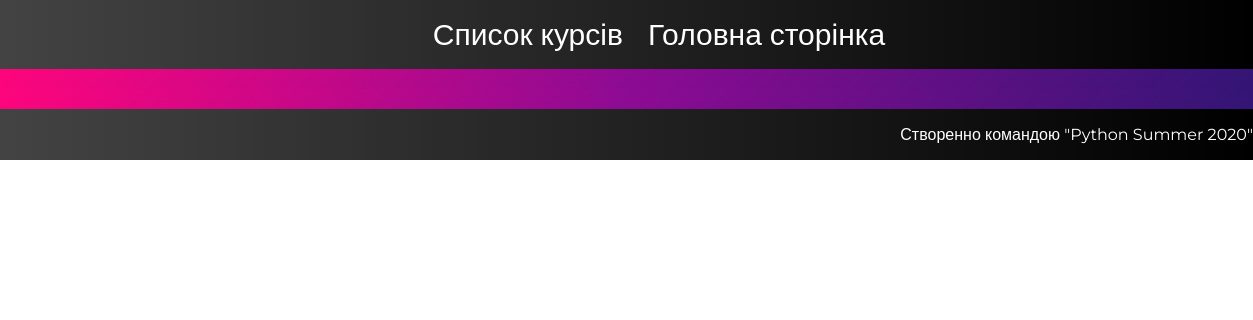
The page /course/list on the database as committed earlier.
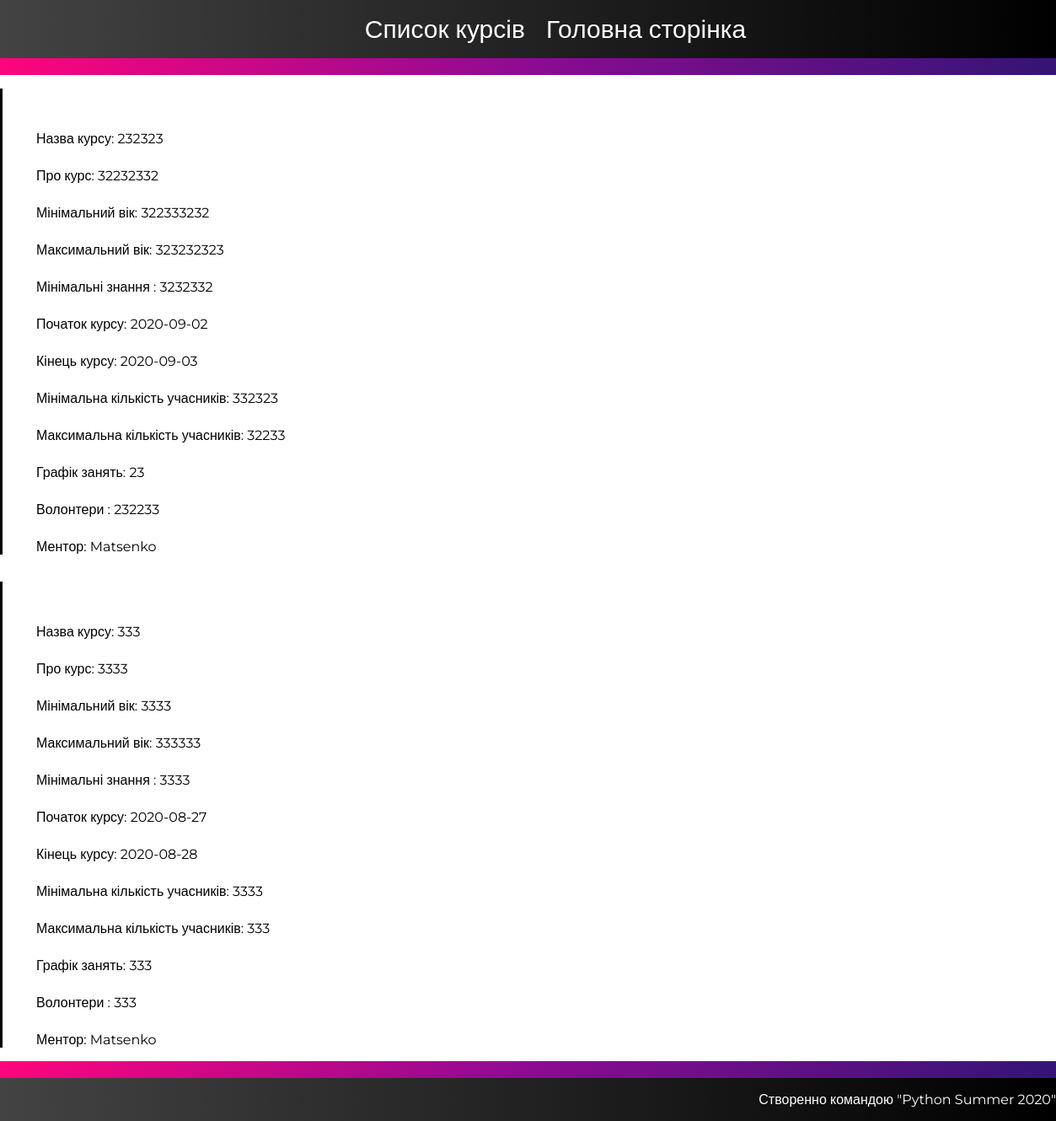
The same page on the database as committed later.
### tables this page shows
CREATE TABLE course (
    author_id INTEGER NOT NULL,
    id  INTEGER  PRIMARY KEY,  
    name TEXT NOT NULL, 
    start_date DATE NOT NULL,
    descr TEXT NOT NULL,
    students_id TEXT ,
    volunteers  TEXT NOT NULL,
    min_age INTEGER NOT NULL,
    max_age INTEGER NOT NULL,
    end_date DATE NOT NULL,
    min_people INTEGER NOT NULL,
    max_people INTEGER NOT NULL,
    schedule TEXT NOT NULL,
    min_knowledge TEXT NOT NULL,
    FOREIGN KEY (author_id) REFERENCES user_tab (id),
    FOREIGN KEY (students_id) REFERENCES user_tab (id)
);

CREATE TABLE user_tab (
  id  INTEGER  PRIMARY KEY,  
  username TEXT UNIQUE NOT NULL,
  password TEXT NOT NULL,
  name TEXT  NOT NULL,
  email TEXT UNIQUE NOT NULL,
  telephone_number TEXT UNIQUE NOT NULL ,
  birthday TEXT NOT NULL,
  prof_skills TEXT NOT NULL,
  isMentor BOOLEAN NOT NULL

);

### flaskr/main.py (the view)
@bp.route('/course/list')
def course_list():
    db = get_db()
    courses = db.execute(
        'SELECT id,name, start_date, descr, students_id, author_id,volunteers,min_age,max_age,end_date,min_people,max_people,schedule,min_knowledge'
        ' FROM course '
    ).fetchall()
    mentor = db.execute('SELECT username,id ' 'FROM user_tab').fetchall()
    student = db.execute('SELECT username,id ' 'FROM user_tab').fetchall()
    return render_template('course_list.html', courses=courses, mentor=mentor, student=student)

### flaskr/auth.py (called while the page is built)
@bp.before_app_request
def load_logged_in_user():
    user_id = session.get('user_id')
    if user_id is None:
        g.user = None
    else:
        g.user = get_db().execute(
            'SELECT * FROM user_tab WHERE id = ?', (user_id,)
        ).fetchone()

### flaskr/db.py (called while the page is built)
def get_db():
    if 'db' not in g:
        g.db = sqlite3.connect(
            current_app.config['DATABASE'],
            detect_types=sqlite3.PARSE_DECLTYPES
        )
        g.db.row_factory = sqlite3.Row
    return g.db

### flaskr/templates/course_list.html (shortened to what this page needs)
<!DOCTYPE html>
<html lang="en">
<head>
</head>
<body>
    <header>
        <ul>
            <li>Список курсів</li>
            <li><a href="{{url_for('home')}}">Головна сторінка</a></li>
        </ul>
    </header>
    <div class="background">
    </div>
    {% for courses in courses %}
    <div class="courses">
        <ul>
            <li>Назва курсу: {{courses['name']}}</li>
            <li>Про курс: {{courses['descr']}}</li>
            <li>Мінімальний вік: {{courses['min_age']}}</li>
            <li>Максимальний вік: {{courses['max_age']}}</li>
            <li>Мінімальні знання : {{courses['min_knowledge']}}</li>
            <li>Початок курсу: {{courses['start_date']}}</li>
            <li>Кінець курсу: {{courses['end_date']}}</li>
            <li>Мінімальна кількість учасників: {{courses['min_people']}}</li>
            <li>Максимальна кількість учасників: {{courses['max_people']}}</li>
            <li>Графік занять: {{courses['schedule']}}</li>
            <li>Волонтери : {{courses['volunteers']}}</li>
            {% for mentor in mentor  %}
            {% if mentor['id']==courses['author_id'] %}
            <li>Ментор: {{mentor['username']}}</li>
            {% endif %}
            {% endfor %}
        </ul>
    </div>
    {% endfor %}
    <div class="background">
    </div>
    <footer>
        <p>Створенно командою "Python Summer 2020"</p>
    </footer>
</body>
</html>

### flaskr/templates/course_list.html (style rules this page uses)
.courses { display: flex; flex-direction: column; }
body { font-family: 'Montserrat', sans-serif; margin: 0; padding: 0; overflow: scroll; }
.courses li { padding-top: 25px; }
.courses ul { list-style: none; padding-top: 25px; width: 100%; height: 100%; }
footer { display: flex; justify-content: flex-end; background-image: linear-gradient(to right, #434343 0%, black 100%); width: 100%; height: 100%; }
header { display: flex; justify-content: center; width: 100%; height: 100%; background-image: linear-gradient(to right, #434343 0%, black 100%); }
footer p { color: white; }
.courses ul { border-left: 3px solid black; }
.background { background-image: linear-gradient(-225deg, #FF057C 0%, #8D0B93 50%, #321575 100%); width: 100%; height: 20px; }
header ul { list-style: none; display: flex; flex-direction: row; }
header ul li a { text-decoration: none; color: white; }
header ul li { font-size: 30px; color: white; display: flex; padding-left: 25px; }

Rows that differ between the two databases and show on the page:
added course: name "232323", descr "32232332", min_age "322333232", max_age "323232323", min_knowledge "3232332", start_date "2020-09-02", end_date "2020-09-03", min_people "332323", max_people "32233", schedule "23", volunteers "232233"
now on this page (row unchanged): user_tab: username "Matsenko"
added course: name "333", descr "3333", min_age "3333", max_age "333333", min_knowledge "3333", start_date "2020-08-27", end_date "2020-08-28", min_people "3333", max_people "333", schedule "333", volunteers "333"
